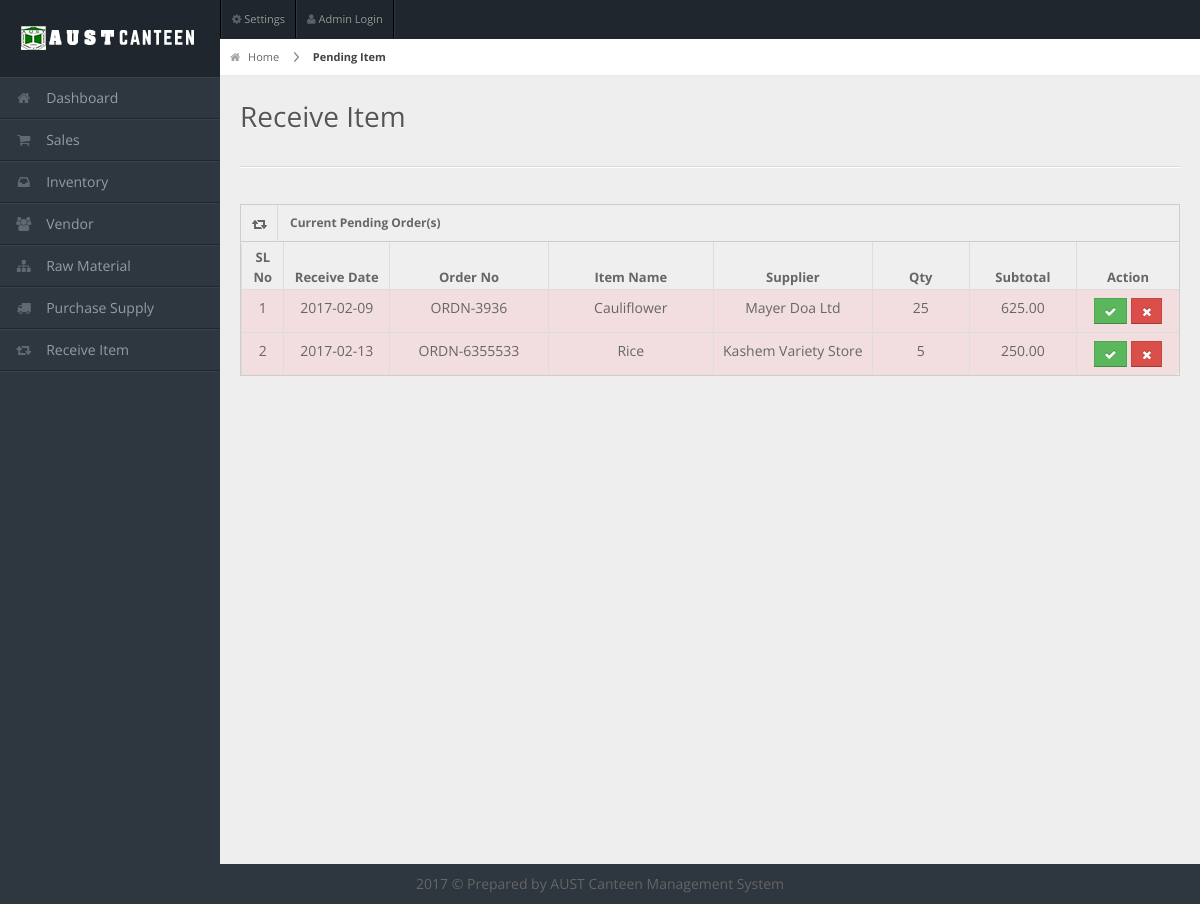
/pendingItem.php, run on the app's committed database.
### tables this page shows
CREATE TABLE IF NOT EXISTS `purchase_item` (
  `id` int(11) NOT NULL AUTO_INCREMENT,
  `order_no` varchar(64) NOT NULL,
  `item_id` int(11) NOT NULL,
  `amount` int(11) NOT NULL,
  `total_cost` double NOT NULL,
  `vendor_id` int(11) NOT NULL,
  `date` date NOT NULL,
  `status` int(1) DEFAULT NULL,
  PRIMARY KEY (`id`),
  KEY `item_id` (`item_id`),
  KEY `vendor_id` (`vendor_id`)
);

CREATE TABLE IF NOT EXISTS `raw_material` (
  `id` int(11) NOT NULL AUTO_INCREMENT,
  `name` varchar(32) NOT NULL,
  `amount` int(11) NOT NULL,
  `price` double NOT NULL,
  PRIMARY KEY (`id`)
);

CREATE TABLE IF NOT EXISTS `vendor` (
  `id` int(11) NOT NULL AUTO_INCREMENT,
  `name` varchar(64) NOT NULL,
  `address` varchar(256) DEFAULT NULL,
  `email` varchar(128) DEFAULT NULL,
  `phone_no` varchar(32) NOT NULL,
  PRIMARY KEY (`id`)
);

### core.php (called while the page is built, shortened)
<?php
function formatMoney($number, $fractional=false) {
    if ($fractional) {
        $number = sprintf('%.2f', $number);
    }
    while (true) {
        $replaced = preg_replace('/(-?\d+)(\d\d\d)/', '$1,$2', $number);
        if ($replaced != $number) {
            $number = $replaced;
        } else {
            break;
        }
    }
    return $number;
}

### pendingItem.php (the view, shortened to what this page needs)
<?php
include 'header.php';
?>
    <div id="content">
        <div id="content-header">
            <div id="breadcrumb">
                <a href="#" title="Go to Home" class="tip-bottom"><i class="icon-home"></i> Home</a> <a href="#" class="current">Pending Item</a></div>
                <h1>Receive Item</h1>
        </div>
        <div class="container-fluid">
            <hr>
            <div class="row-fluid">
                <div class="span12">
                    <div class="widget-box">
                        <div class="widget-title"> <span class="icon"> <i class="icon-retweet"></i> </span>
                          <h5>Current Pending Order(s)</h5>
                        </div>
                        <div class="widget-content nopadding">
                            <table class="table table-bordered table-hover">
                                <thead>
                                    <tr>
                                        <th class="span1">SL No</th>
                                        <th class="span2">Receive Date</th>
                                        <th class="span3">Order No</th>
                                        <th class="span3">Item Name</th>
                                        <th class="span3">Supplier</th>
                                        <th class="span2">Qty</th>
                                        <th class="span2" >Subtotal</th>
                                        <th class="span2">Action</th>
                                    </tr>
                                </thead>
                                <tbody>
                                <?php
                                $query = "SELECT * from purchase_item WHERE status = '0' ORDER BY date, order_no;";
                                $runQuery = mysql_query($query);
                                $count = 1;
                                while($row = mysql_fetch_array($runQuery)) {
                                    ?>
                                    <tr class="<?php if($row['date'] < date("Y-m-d")) { echo 'error';} else if($row['date'] == date("Y-m-d")) {    echo 'success';   } ?>" >
                                    <form action="<?php echo htmlspecialchars($_SERVER["PHP_SELF"]);?>" name="dltupForm" method="post">
                                        <?php
                                        $queryInner = "SELECT * from raw_material WHERE id = '".$row['item_id']."'";
                                        $runQueryInner = mysql_query($queryInner);
                                        $rowInner = mysql_fetch_array($runQueryInner);
                                        ?>
                                        <td><?php echo $count ?></td>
                                        <td><?php echo $row['date']; ?></td>
                                        <td><?php echo $row['order_no']; ?></td>
                                        <td><?php echo $rowInner['name']; ?></td>
                                        <td>
                                            <?php
                                            $queryName = "SELECT * from vendor WHERE id='".$row['vendor_id']."'";
                                            $runQueryName = mysql_query($queryName);
                                            $rowName = mysql_fetch_array($runQueryName);
                                            echo $rowName['name']; ?>
                                        </td>
                                        <td><?php echo $row['amount'];?></td>
                                        <td><?php echo formatMoney($row['total_cost'], true); ?></td>
                                        <td>
                                            <button class="btn btn-success btn-small tip-bottom" type="submit" name="updateBtn" data-original-title="Received" ><i class="icon icon-ok"></i></button>
                                            <button class="btn btn-danger btn-small tip-bottom" type="submit" name="dltBtn" data-original-title="Cancel" onclick=" return ConfirmDelete()" ><i class="icon icon-remove"></i></button>
                                        </td>
                                    </form>
                                        <?php
                                    $count++;
                                    echo "</tr>";
                                    }
                                    ?>
                                </tbody>
                            </table>
                        </div>
                    </div>
                </div>
            </div>
<?php
include 'footer.php';
?>

### css/matrix-style.css (style rules this page uses)
* { outline:none !important; -moz-outline: none !important; }
html, body { height:100% }
body { overflow-x: hidden; margin-top: -10px; font-family: 'Open Sans', sans-serif; font-size:14px; color:#666; }
a { color:#666; }
select, textarea, input[type="text"], input[type="password"], input[type="datetime"], input[type="datetime-local"], input[type="date"], input[type="month"], input[type="time"], input[type="week"], input[type="number"], input[type="email"], input[type="url"], input[type="search"], input[type="tel"], input[type="color"], .uneditable-input, .label, .dropdown-menu, .btn, .well, .progress, .table-bordered, .btn-group > .btn:first-child, .btn-group > .btn:last-child, .btn-group > .btn:last-child, .btn-group > .dropdown-toggle, .alert { border-radius:0px; }
.btn, textarea, input[type="text"], input[type="password"], input[type="datetime"], input[type="datetime-local"], input[type="date"], input[type="month"], input[type="time"], input[type="week"], input[type="number"], input[type="email"], input[type="url"], input[type="search"], input[type="tel"], input[type="color"], .uneditable-input { box-shadow:none; }
.progress, .progress-success .bar, .progress .bar-success, .progress-warning .bar, .progress .bar-warning, .progress-danger .bar, .progress .bar-danger, .progress-info .bar, .progress .bar-info, .btn, .btn-primary { background-image:none; }
hr { border-top-color:#dadada; }
#content { background: none repeat scroll 0 0 #eeeeee; margin-left: 220px; margin-right: 0; padding-bottom: 25px; position: relative; min-height:100%; width: auto; }
#content-header { position: abslute; width: 100%; margin-top: -38px; z-index: 20; }
#content-header h1 { color: #555555; font-size: 28px; font-weight: normal; float: none; text-shadow: 0 1px 0 #ffffff; margin-left: 20px; position: relative; }
#content-header h1, #content-header .btn-group { margin-top: 20px; }
#breadcrumb { background-color: #fff; border-bottom: 1px solid #e3ebed; }
#breadcrumb a { padding: 8px 20px 8px 10px; display: inline-block; background-image: url('../img/breadcrumb.png'); background-position: center right; background-repeat: no-repeat; font-size: 11px; color: #666666; }
#breadcrumb a:last-child { background-image:none; }
#breadcrumb a.current { font-weight: bold; color: #444444; }
#breadcrumb a i { margin-right: 5px; opacity: .6; }
.widget-box { background: none repeat scroll 0 0 #F9F9F9; border-left: 1px solid #CDCDCD; border-top: 1px solid #CDCDCD; border-right: 1px solid #CDCDCD; clear: both; margin-top: 16px; margin-bottom: 16px; position: relative; }
.widget-title, .modal-header, .table th, div.dataTables_wrapper .ui-widget-header { background:#efefef; border-bottom: 1px solid #CDCDCD; height: 36px; }
.widget-title span.icon { padding: 9px 10px 7px 11px; float: left; border-right:1px solid #dadada; }
.widget-title h5 { color: #666; float: left; font-size: 12px; font-weight: bold; padding: 12px; line-height: 12px; margin: 0; }
.widget-content { padding:15px; border-bottom: 1px solid #cdcdcd; }
.table th { height: auto; font-size:13px; padding: 5px 10px 2px; border-bottom: 0; text-align: center; color: #666666; }
.table td { border-bottom: 0; text-align: center; }
.nopadding { padding: 0 !important; }
.nopadding .table { margin-bottom: 0; }
.nopadding .table-bordered { border: 0; }
form { margin-bottom: 0; }

### css/matrix-media.css (style rules this page uses)
body { background:#2E363F; }

### data on the page
purchase_item: date "2017-02-09", order_no "ORDN-3936", item.name "Cauliflower", vendor.name "Mayer Doa Ltd", amount "25", total_cost "625.00"
purchase_item: date "2017-02-13", order_no "ORDN-6355533", item.name "Rice", vendor.name "Kashem Variety Store", amount "5", total_cost "250.00"
